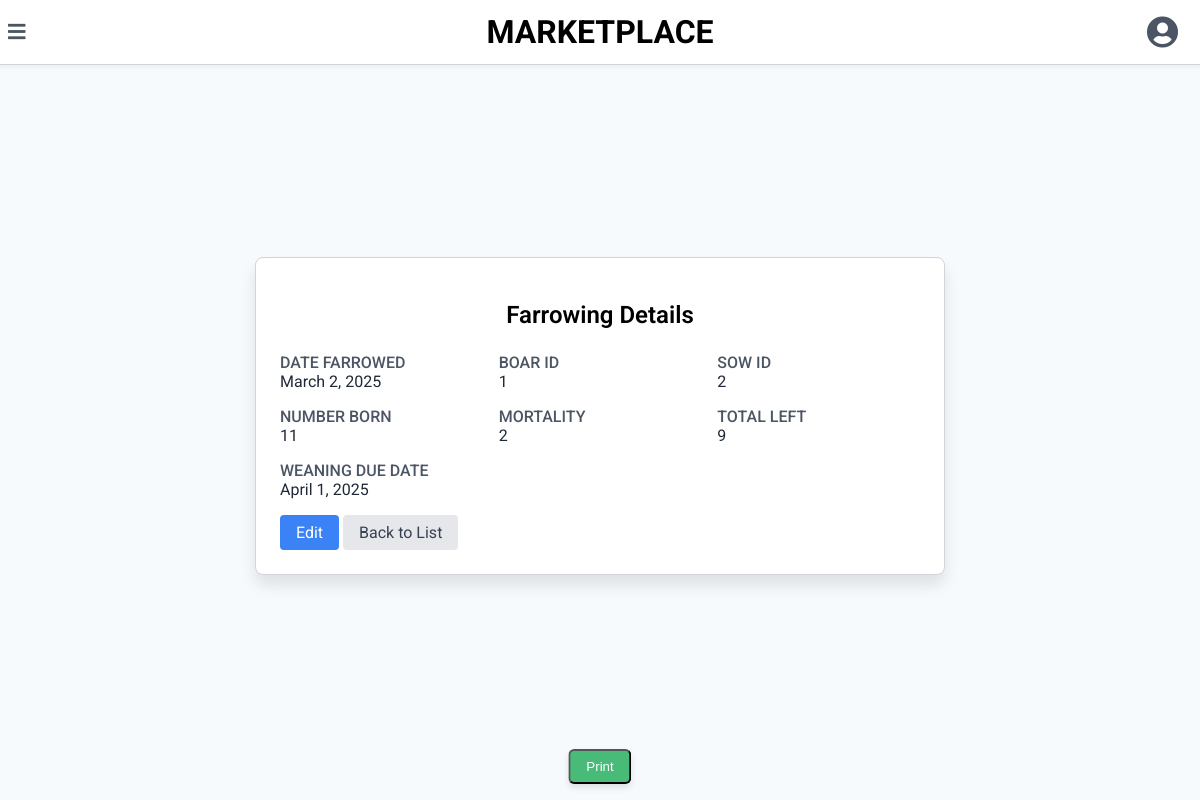
Screenshot of /2/details/Farrowing with the database file from the repository.
### inven/models.py (models this page shows, shortened)
class Farrowing(models.Model):
    date = models.DateField(_("Date"), auto_now=False, auto_now_add=False)
    boar_id = models.ForeignKey(
        Inven,
        on_delete=models.CASCADE,
        verbose_name=_("Boar"),
        limit_choices_to={'sex__name': 'BOAR'},  # Filter only Boars
        related_name='fallowing_as_boar'
    )
    sow_id = models.ForeignKey(
        Inven,
        on_delete=models.CASCADE,
        verbose_name=_("Sow"),
        limit_choices_to={'sex__name': 'SOW'},  # Filter only Sows
        related_name='farrowing_as_soW'
    )
    number_born = models.IntegerField(_("No. Born"))
    mortality = models.IntegerField(_("Mortality"))
    @property
    def total_left(self):
        return self.number_born - self.mortality
    @property
    def weaning(self):
        return self.date + timedelta(days=30)
    class Meta:
        verbose_name = _("Farrowing")
        verbose_name_plural = _("Farrowings")

class Inven(models.Model):
    number = models.IntegerField(_("Pig ID"))
    tag_colour = models.ForeignKey(TagsColour,related_name='tagcolour', on_delete=models.CASCADE)
    breed = models.ForeignKey(Breeds, related_name='breed', on_delete=models.CASCADE)
    sex = models.ForeignKey(Sex, related_name='sex', on_delete=models.CASCADE)
    birth_date = models.DateField(_("Birth Date"), auto_now=False, auto_now_add=False)
    weight = models.IntegerField(_("Weight (kg)"))
    status = models.CharField(_("Health status"), max_length=100)
    arrival =models.DateField(_("arrival date"), auto_now=False, auto_now_add=False)
    location = models.CharField(_("address of seller farm"), max_length=255)
    class Meta:
        verbose_name_plural = "Invens"
        ordering = ['-birth_date']

### inven/views.py (the view)
# urls.py: path('<int:pk>/details/Farrowing', FarrowingDetailView.as_view(), name='Farrowing-detail'),
class FarrowingDetailView(DetailView):
    model = Farrowing
    template_name = 'Farrowing/detail.html'
    context_object_name = 'Farrowing'

### templates/Farrowing/detail.html (shortened to what this page needs)
{% extends "detail.html" %}
{% block page %}
<main class="content">
    <div class="table-container">
        <h2>Farrowing Details</h2>
        <dl>
            <div>
                <dt>DATE FARROWED</dt>
                <dd>{{ Farrowing.date }}</dd>
            </div>
            <div>
                <dt>BOAR ID</dt>
                <dd>{{ Farrowing.boar_id.number }}</dd>
            </div>
            <div>
                <dt>SOW ID</dt>
                <dd>{{ Farrowing.sow_id.number }}</dd>
            </div>
            <div>
                <dt>NUMBER BORN</dt>
                <dd>{{ Farrowing.number_born }}</dd>
            </div>
            <div>
                <dt>MORTALITY</dt>
                <dd>{{ Farrowing.mortality }}</dd>
            </div>
            <div>
                <dt>TOTAL LEFT</dt>
                <dd>{{ Farrowing.total_left }}</dd>
            </div>
            <div>
                <dt>WEANING DUE DATE</dt>
                <dd>{{ Farrowing.weaning }}</dd>
            </div>
        </dl>
        <div class="mt-6 flex justify-end space-x-4">
            <a href="{% url 'Farrowing-update' Farrowing.pk %}" class="btn btn-primary">Edit</a>
            <a href="{% url 'Farrowing-list' %}" class="btn btn-secondary">Back to List</a>
        </div>
    </div>
</main>
{% endblock %}

### templates/firstlabel/main.html (style rules this page uses)
body { font-family: 'Roboto', sans-serif; background-color: #f3f4f6; margin: 0; padding: 0; }
.content { margin-left: 0; transition: margin-left 0.3s; padding: 1rem; padding-top: 5rem; }

### templates/detail.html (style rules this page uses)
body { font-family: 'Roboto', sans-serif; background-color: #f7fafc; margin: 0; padding: 0; display: flex; justify-content: center; align-items: center; height: 100vh; }
.content { margin-left: 0; margin-top: 16px; padding: 16px; transition: all 0.3s; display: flex; justify-content: center; width: 100%; }
.table-container { background-color: #ffffff; border: 1px solid #d1d5db; border-radius: 8px; padding: 24px; box-shadow: 0 10px 15px rgba(0, 0, 0, 0.1); width: 100%; max-width: 640px; margin: auto; }
.table-container h2 { font-size: 24px; font-weight: 600; margin-bottom: 24px; text-align: center; }
dl { display: grid; grid-template-columns: 1fr; gap: 16px; }
@media (min-width: 768px) { dl { grid-template-columns: repeat(3, 1fr); } }
dt { font-weight: 500; color: #4b5563; }
dd { color: #1f2937; margin: 0; }
.btn { display: inline-block; padding: 8px 16px; border-radius: 4px; text-decoration: none; text-align: center; transition: background-color 0.2s; }
.btn-primary { background-color: #3b82f6; color: #ffffff; }
.btn-secondary { background-color: #e5e7eb; color: #374151; }

### rows the page displays
Farrowing: date "March 2, 2025", boar_id.number "1", sow_id.number "2", number_born "11", mortality "2", total_left "9", weaning "April 1, 2025"
